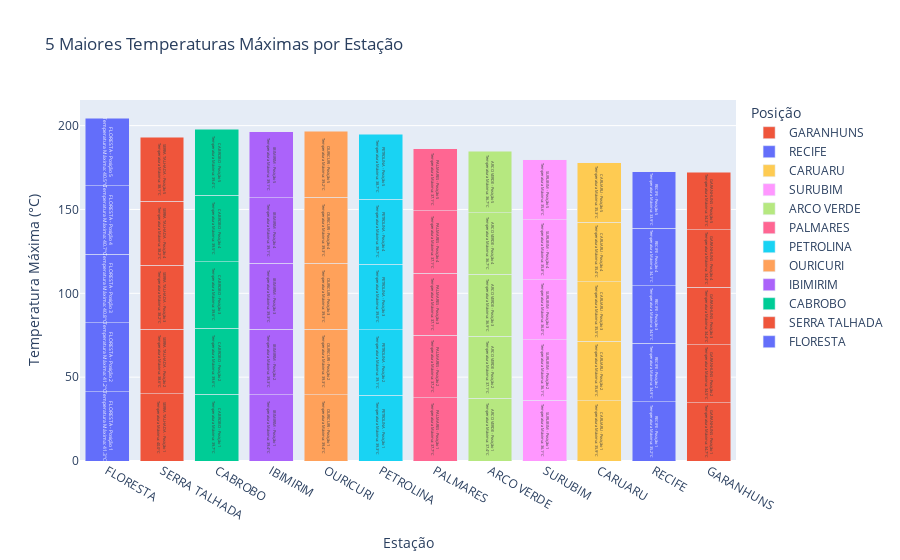

The notebook cell this image was saved under:
### Code cell
# Uma outra possibilidade de gráfico interativo com Plotly Graph Objects
fig = go.Figure()

for i, estacao in enumerate(df_top5_temperaturas['ESTAÇÃO:'].unique()):
    df_estacao = df_top5_temperaturas[df_top5_temperaturas['ESTAÇÃO:'] == estacao]

    fig.add_trace(go.Bar(
        x=[f'{estacao}' for _ in range(len(df_estacao))],
        y=df_estacao['TEMPERATURA MÁXIMA NA HORA ANT. (AUT) (°C)'],
        name=f'{estacao}',
        text=[f'{estacao} - Posição {j+1}<br>Temperatura Máxima: {temp}°C' for j, temp in enumerate(df_estacao['TEMPERATURA MÁXIMA NA HORA ANT. (AUT) (°C)'])],
        hoverinfo='text',
    ))

# Atualizar layout do gráfico
fig.update_layout(
    barmode='stack',
    title='5 Maiores Temperaturas Máximas por Estação',
    xaxis_title='Estação',
    yaxis_title='Temperatura Máxima (°C)',
    legend_title='Posição',
    hovermode='closest'
)

# Mostrar o gráfico
fig.show()

### Figure 1 — Plotly figure (JSON) as saved in the notebook; plotly's stock layout.template omitted (floating-point values rounded to 4 significant figures)
{"data": [{"hoverinfo": "text", "name": "FLORESTA", "text": ["FLORESTA - Posição 1<br>Temperatura Máxima: 41.3°C", "FLORESTA - Posição 2<br>Temperatura Máxima: 41.2°C", "FLORESTA - Posição 3<br>Temperatura Máxima: 40.8°C", "FLORESTA - Posição 4<br>Temperatura Máxima: 40.7°C", "FLORESTA - Posição 5<br>Temperatura Máxima: 40.5°C"], "type": "bar", "x": ["FLORESTA", "FLORESTA", "FLORESTA", "FLORESTA", "FLORESTA"], "y": [41.3, 41.2, 40.8, 40.7, 40.5]}, {"hoverinfo": "text", "name": "SERRA TALHADA", "text": ["SERRA TALHADA - Posição 1<br>Temperatura Máxima: 40.0°C", "SERRA TALHADA - Posição 2<br>Temperatura Máxima: 38.6°C", "SERRA TALHADA - Posição 3<br>Temperatura Máxima: 38.2°C", "SERRA TALHADA - Posição 4<br>Temperatura Máxima: 38.2°C", "SERRA TALHADA - Posição 5<br>Temperatura Máxima: 38.1°C"], "type": "bar", "x": ["SERRA TALHADA", "SERRA TALHADA", "SERRA TALHADA", "SERRA TALHADA", "SERRA TALHADA"], "y": [40, 38.6, 38.2, 38.2, 38.1]}, {"hoverinfo": "text", "name": "CABROBO", "text": ["CABROBO - Posição 1<br>Temperatura Máxima: 39.7°C", "CABROBO - Posição 2<br>Temperatura Máxima: 39.6°C", "CABROBO - Posição 3<br>Temperatura Máxima: 39.6°C", "CABROBO - Posição 4<br>Temperatura Máxima: 39.5°C", "CABROBO - Posição 5<br>Temperatura Máxima: 39.4°C"], "type": "bar", "x": ["CABROBO", "CABROBO", "CABROBO", "CABROBO", "CABROBO"], "y": [39.7, 39.6, 39.6, 39.5, 39.4]}, {"hoverinfo": "text", "name": "IBIMIRIM", "text": ["IBIMIRIM - Posição 1<br>Temperatura Máxima: 39.4°C", "IBIMIRIM - Posição 2<br>Temperatura Máxima: 39.3°C", "IBIMIRIM - Posição 3<br>Temperatura Máxima: 39.3°C", "IBIMIRIM - Posição 4<br>Temperatura Máxima: 39.1°C", "IBIMIRIM - Posição 5<br>Temperatura Máxima: 39.1°C"], "type": "bar", "x": ["IBIMIRIM", "IBIMIRIM", "IBIMIRIM", "IBIMIRIM", "IBIMIRIM"], "y": [39.4, 39.3, 39.3, 39.1, 39.1]}, {"hoverinfo": "text", "name": "OURICURI", "text": ["OURICURI - Posição 1<br>Temperatura Máxima: 39.4°C", "OURICURI - Posição 2<br>Temperatura Máxima: 39.3°C", "OURICURI - Posição 3<br>Temperatura Máxima: 39.3°C", "OURICURI - Posição 4<br>Temperatura Máxima: 39.3°C", "OURICURI - Posição 5<br>Temperatura Máxima: 39.2°C"], "type": "bar", "x": ["OURICURI", "OURICURI", "OURICURI", "OURICURI", "OURICURI"], "y": [39.4, 39.3, 39.3, 39.3, 39.2]}, {"hoverinfo": "text", "name": "PETROLINA", "text": ["PETROLINA - Posição 1<br>Temperatura Máxima: 39.3°C", "PETROLINA - Posição 2<br>Temperatura Máxima: 39.1°C", "PETROLINA - Posição 3<br>Temperatura Máxima: 39.0°C", "PETROLINA - Posição 4<br>Temperatura Máxima: 38.7°C", "PETROLINA - Posição 5<br>Temperatura Máxima: 38.7°C"], "type": "bar", "x": ["PETROLINA", "PETROLINA", "PETROLINA", "PETROLINA", "PETROLINA"], "y": [39.3, 39.1, 39, 38.7, 38.7]}, {"hoverinfo": "text", "name": "PALMARES", "text": ["PALMARES - Posição 1<br>Temperatura Máxima: 37.7°C", "PALMARES - Posição 2<br>Temperatura Máxima: 37.2°C", "PALMARES - Posição 3<br>Temperatura Máxima: 37.1°C", "PALMARES - Posição 4<br>Temperatura Máxima: 37.1°C", "PALMARES - Posição 5<br>Temperatura Máxima: 37.1°C"], "type": "bar", "x": ["PALMARES", "PALMARES", "PALMARES", "PALMARES", "PALMARES"], "y": [37.7, 37.2, 37.1, 37.1, 37.1]}, {"hoverinfo": "text", "name": "ARCO VERDE", "text": ["ARCO VERDE - Posição 1<br>Temperatura Máxima: 37.4°C", "ARCO VERDE - Posição 2<br>Temperatura Máxima: 37.1°C", "ARCO VERDE - Posição 3<br>Temperatura Máxima: 36.9°C", "ARCO VERDE - Posição 4<br>Temperatura Máxima: 36.7°C", "ARCO VERDE - Posição 5<br>Temperatura Máxima: 36.7°C"], "type": "bar", "x": ["ARCO VERDE", "ARCO VERDE", "ARCO VERDE", "ARCO VERDE", "ARCO VERDE"], "y": [37.4, 37.1, 36.9, 36.7, 36.7]}, {"hoverinfo": "text", "name": "SURUBIM", "text": ["SURUBIM - Posição 1<br>Temperatura Máxima: 36.1°C", "SURUBIM - Posição 2<br>Temperatura Máxima: 36.1°C", "SURUBIM - Posição 3<br>Temperatura Máxima: 36.0°C", "SURUBIM - Posição 4<br>Temperatura Máxima: 35.8°C", "SURUBIM - Posição 5<br>Temperatura Máxima: 35.6°C"], "type": "bar", "x": ["SURUBIM", "SURUBIM", "SURUBIM", "SURUBIM", "SURUBIM"], "y": [36.1, 36.1, 36, 35.8, 35.6]}, {"hoverinfo": "text", "name": "CARUARU", "text": ["CARUARU - Posição 1<br>Temperatura Máxima: 35.9°C", "CARUARU - Posição 2<br>Temperatura Máxima: 35.6°C", "CARUARU - Posição 3<br>Temperatura Máxima: 35.5°C", "CARUARU - Posição 4<br>Temperatura Máxima: 35.4°C", "CARUARU - Posição 5<br>Temperatura Máxima: 35.3°C"], "type": "bar", "x": ["CARUARU", "CARUARU", "CARUARU", "CARUARU", "CARUARU"], "y": [35.9, 35.6, 35.5, 35.4, 35.3]}, {"hoverinfo": "text", "name": "RECIFE", "text": ["RECIFE - Posição 1<br>Temperatura Máxima: 35.2°C", "RECIFE - Posição 2<br>Temperatura Máxima: 34.9°C", "RECIFE - Posição 3<br>Temperatura Máxima: 34.5°C", "RECIFE - Posição 4<br>Temperatura Máxima: 34.1°C", "RECIFE - Posição 5<br>Temperatura Máxima: 33.9°C"], "type": "bar", "x": ["RECIFE", "RECIFE", "RECIFE", "RECIFE", "RECIFE"], "y": [35.2, 34.9, 34.5, 34.1, 33.9]}, {"hoverinfo": "text", "name": "GARANHUNS", "text": ["GARANHUNS - Posição 1<br>Temperatura Máxima: 34.7°C", "GARANHUNS - Posição 2<br>Temperatura Máxima: 34.5°C", "GARANHUNS - Posição 3<br>Temperatura Máxima: 34.4°C", "GARANHUNS - Posição 4<br>Temperatura Máxima: 34.4°C", "GARANHUNS - Posição 5<br>Temperatura Máxima: 34.3°C"], "type": "bar", "x": ["GARANHUNS", "GARANHUNS", "GARANHUNS", "GARANHUNS", "GARANHUNS"], "y": [34.7, 34.5, 34.4, 34.4, 34.3]}], "layout": {"barmode": "stack", "hovermode": "closest", "legend": {"title": {"text": "Posição"}}, "title": {"text": "5 Maiores Temperaturas Máximas por Estação"}, "xaxis": {"title": {"text": "Estação"}}, "yaxis": {"title": {"text": "Temperatura Máxima (°C)"}}}}
